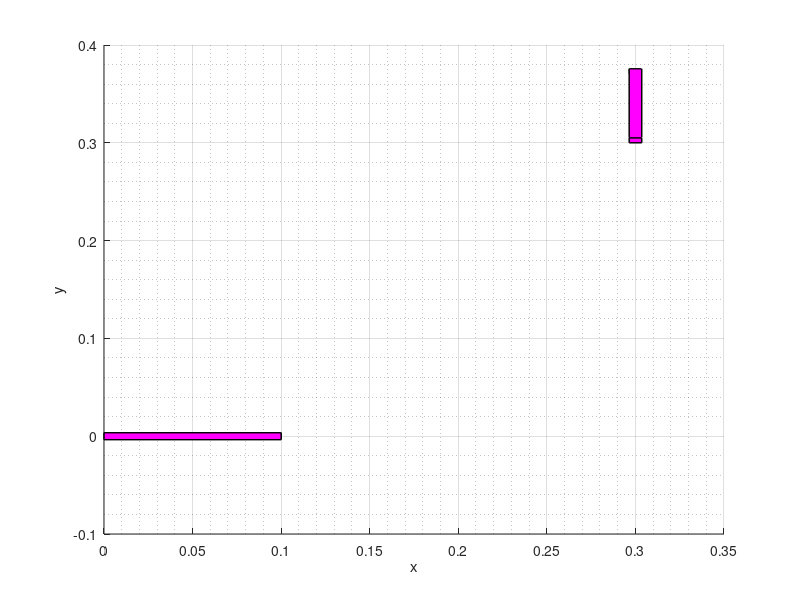

MATLAB code to generate this figure:
% Ry = @(b) [cos(b) 0 sin(b) ; 0 1 0 ; -sin(b) 0 cos(b)];
% Rz = @(a) [cos(a) -sin(a) 0 ; sin(a) cos(a) 0 ; 0 0 1];
% 
% extr1 = [0;0;0]; extr2 = [1;0;0]; %bones of the template initial polyhedrons
% toPlot = [extr1';extr2'];
% figure ; plot3(toPlot(:,1),toPlot(:,2),toPlot(:,3),'r') ; hold on
grid on ; grid minor ; xlabel('x'), ylabel('y') ; zlabel('z')
% 
% first = pi/4;
% extr1 = Ry(first)*extr1 ; extr2 = Ry(first)*extr2 ; hold on
% toPlot = [extr1';extr2'];
% plot3(toPlot(:,1),toPlot(:,2),toPlot(:,3),'g')
% 
% second = pi/2;
% extr1 = Rz(second)*extr1 ; extr2 = Rz(second)*extr2;
% butBefore = [3;3;1];
% extr1 = extr1 + butBefore ; extr2 = extr2 + butBefore;
% toPlot = [extr1';extr2'];
% plot3(toPlot(:,1),toPlot(:,2),toPlot(:,3),'b') ; hold on

rx2 = [1 1]*0.005;
dimsArms = [ones(2,1)*0.32 ...
            ones(2,1)*0.4 ones(2,1)*0.075 ones(2,1)*0.06 ...
            ones(2,1)*0.1 ones(2,2)*2*rx2(1)*cos(pi/4) ]; %(m) (logic below)
a3_1 = dimsArms(1,5); %length 1st finger
b3_1 = dimsArms(1,6); %width 
c3_1 = dimsArms(1,7); %height

templateFingX = repmat(a3_1*[0 ; 1 ; 1 ; 0],2,1); %repeat the vector. Putting ,2,1 or ,1,2
%is quite unpredictable, didnt understood the logic, so I prefer not comment this way...
templateFingY = repmat((b3_1/2)*[-1 ; -1 ; 1 ; 1],2,1);
templateFingZ = c3_1*[zeros(4,1);ones(4,1)];
templateFingV = [templateFingX,templateFingY,templateFingZ];
templateFingF = [1 2 6 5 ; ... %Face1 connects vertices (rows of V1) number 1,2,5,6
                 2 3 7 6 ; ... 
                 3 4 8 7 ; ...
                 4 1 5 8 ; ...
                 1 2 3 4 ; ...
                 5 6 7 8 ];
patch('Vertices',templateFingV,'Faces',templateFingF,'FaceColor','m') ; hold on

Ry = @(phi) ...
    [cos(phi) 0 sin(phi); ...
        0     1    0    ; ...
    -sin(phi) 0 cos(phi)];
whichAngle = pi/4;
templateFingV = Ry(whichAngle)*templateFingV' ; templateFingV = templateFingV';
patch('Vertices',templateFingV,'Faces',templateFingF,'FaceColor','m') ; hold on

toBeTransformed = [templateFingV';ones(1,size(templateFingV,1))];
Tz = @(theta,t3x1) ...
    [cos(theta) -sin(theta) 0 t3x1(1);
     sin(theta) cos(theta)  0 t3x1(2);
          0          0      1 t3x1(3);
          0          0      0    1   ];
theta = pi/2 ; t3x1 = [0.3;0.3;0.1];
templateFingV = Tz(theta,t3x1)*toBeTransformed;
templateFingV(4,:) = [] ; templateFingV = templateFingV';
patch('Vertices',templateFingV,'Faces',templateFingF,'FaceColor','m')
